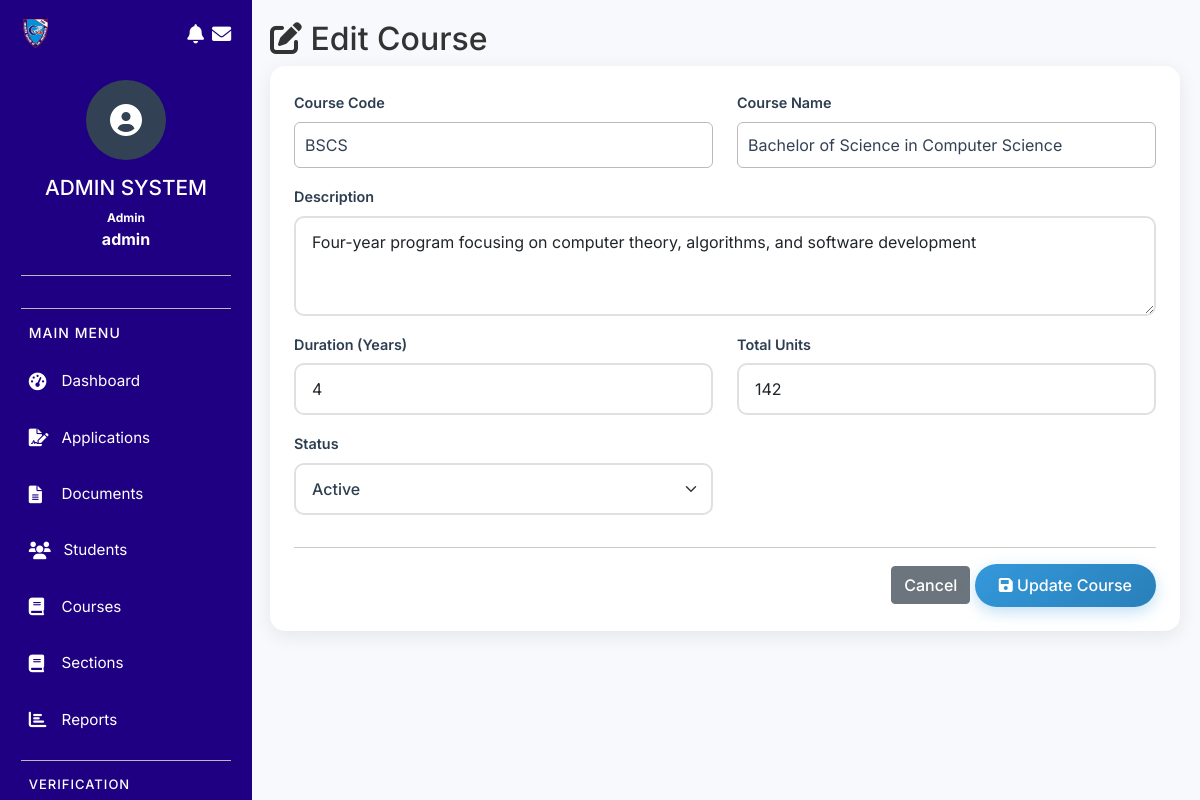
Page /modules/enrollment/admin/edit_course.php?id=1 (signed in) on the committed database.
### tables this page shows
CREATE TABLE `enr_courses` (
  `id` int(11) NOT NULL,
  `course_code` varchar(20) NOT NULL,
  `course_name` varchar(150) NOT NULL,
  `description` text DEFAULT NULL,
  `duration_years` int(11) DEFAULT 4,
  `total_units` int(11) DEFAULT NULL,
  `is_active` tinyint(4) DEFAULT 1,
  `created_at` timestamp NOT NULL DEFAULT current_timestamp()
);

### modules/enrollment/models/Course.php (called while the page is built, shortened)
<?php
require_once __DIR__ . '/../config/database.php';
class Course {
    private $conn;
    private $table = 'enr_courses';
    public function __construct() {
        $database = new Database();
        $this->conn = $database->getConnection();
    }
    public function getById($id) {
        $query = "SELECT * FROM " . $this->table . " WHERE id = :id LIMIT 1";
        $stmt = $this->conn->prepare($query);
        $stmt->bindParam(':id', $id);
        $stmt->execute();
        return $stmt->fetch(PDO::FETCH_ASSOC);
    }
}
?>

### modules/enrollment/config/database.php (called while the page is built, shortened)
<?php
class Database {
    private $host = "localhost";
    private $db_name = "sms";
    private $username = "root";
    private $password = "";
    public function getConnection() {
        $this->conn = null;
        try {
            $this->conn = new PDO("mysql:host=" . $this->host . ";dbname=" . $this->db_name,
                                  $this->username,
                                  $this->password);
            $this->conn->setAttribute(PDO::ATTR_ERRMODE, PDO::ERRMODE_EXCEPTION);
            $this->conn->exec("SET NAMES utf8");
        } catch(PDOException $exception) {
            echo "Connection error: " . $exception->getMessage();
        }
        return $this->conn;
    }
}
?>

### modules/enrollment/admin/edit_course.php (the view, shortened to what this page needs)
<?php
require_once '../config/database.php';
require_once '../models/Course.php';
$course = new Course();
$id = $_GET['id'] ?? 0;
$course_data = $course->getById($id);
?>
<!DOCTYPE html>
<html lang="en">
<head>
    <link href="https://cdn.jsdelivr.net/npm/bootstrap@5.1.3/dist/css/bootstrap.min.css" rel="stylesheet">
    <link rel="stylesheet" href="https://cdnjs.cloudflare.com/ajax/libs/font-awesome/6.0.0/css/all.min.css">
        <link rel="stylesheet" href="../css/styles.css">
</head>
<body>
    <?php include_once '../includes/sidebar_admin.php'; ?>
    <div class="content">
        <h2><i class="fas fa-edit"></i> Edit Course</h2>
        <div class="card">
            <div class="card-body">
                <form method="POST">
                    <div class="row">
                        <div class="col-md-6 mb-3">
                            <label class="form-label">Course Code</label>
                            <input type="text" name="course_code" class="form-control"
                                   value="<?php echo $course_data['course_code']; ?>" required>
                        </div>
                        <div class="col-md-6 mb-3">
                            <label class="form-label">Course Name</label>
                            <input type="text" name="course_name" class="form-control"
                                   value="<?php echo $course_data['course_name']; ?>" required>
                        </div>
                        <div class="col-md-12 mb-3">
                            <label class="form-label">Description</label>
                            <textarea name="description" class="form-control" rows="3"><?php echo $course_data['description']; ?></textarea>
                        </div>
                        <div class="col-md-6 mb-3">
                            <label class="form-label">Duration (Years)</label>
                            <input type="number" name="duration_years" class="form-control"
                                   value="<?php echo $course_data['duration_years']; ?>" min="1" max="6" required>
                        </div>
                        <div class="col-md-6 mb-3">
                            <label class="form-label">Total Units</label>
                            <input type="number" name="total_units" class="form-control"
                                   value="<?php echo $course_data['total_units']; ?>" required>
                        </div>
                        <div class="col-md-6 mb-3">
                            <label class="form-label">Status</label>
                            <select name="is_active" class="form-select">
                                <option value="1" <?php echo $course_data['is_active'] ? 'selected' : ''; ?>>Active</option>
                            </select>
                        </div>
                    </div>
                    <hr>
                    <div class="text-end">
                        <a href="courses.php" class="btn btn-secondary">Cancel</a>
                        <button type="submit" class="btn btn-primary">
                            <i class="fas fa-save"></i> Update Course
                        </button>
                    </div>
                </form>
            </div>
        </div>
    </div>
</body>
</html>

### modules/enrollment/css/pages/admindashboard.css (style rules this page uses)
.content { margin-left: 250px; padding: 20px; background-color: #f8f9fc; min-height: 100vh; transition: margin-left 0.3s ease; }
.card { border: none; border-radius: 15px; box-shadow: 0 5px 20px rgba(0, 0, 0, 0.08); transition: box-shadow 0.3s ease; }
.btn { font-weight: 500; transition: all 0.3s ease; }

### modules/enrollment/css/pages/admin-reports.css (style rules this page uses)
.card { border: none; border-radius: 15px; box-shadow: 0 5px 20px rgba(0, 0, 0, 0.08); transition: box-shadow 0.3s ease; margin-bottom: 1.5rem; }
.card-body { padding: 1.5rem; }
.form-select { border: 2px solid #e0e0e0; border-radius: 30px; padding: 0.5rem 2rem 0.5rem 1.5rem; font-weight: 500; color: #2c3e50; cursor: pointer; transition: all 0.3s ease; }
.btn-primary { background: linear-gradient(135deg, #3498db, #2980b9); border: none; padding: 0.6rem 1.5rem; border-radius: 30px; font-weight: 500; box-shadow: 0 5px 15px rgba(52, 152, 219, 0.3); transition: all 0.3s ease; }
.form-label { font-weight: 600; color: #2c3e50; font-size: 0.9rem; margin-bottom: 0.5rem; }
.form-control { border: 2px solid #e0e0e0; border-radius: 10px; padding: 0.75rem 1rem; transition: all 0.3s ease; }

### modules/enrollment/css/pages/admin-convert.css (style rules this page uses)
.form-select-lg, .form-select { border: 2px solid #e0e0e0; border-radius: 10px; padding: 0.75rem 1rem; transition: all 0.3s ease; }
.form-label { color: #2c3e50; font-size: 0.9rem; margin-bottom: 0.5rem; }

### modules/enrollment/css/pages/concerns-issue-tracking.css (style rules this page uses)
body { margin: 0; padding: 0; }
input[type="text"], textarea, select { width: 100%; padding: 10px; border-radius: 6px; border: 1px solid var(--color4); background: var(--color3); color: var(--color2); }

### modules/enrollment/css/pages/report-submission-management.css (style rules this page uses)
input[type="text"], textarea, input[type="file"] { width: 100%; padding: 10px; border-radius: 6px; border: 1px solid var(--color4); background: var(--color3); color: var(--color2); }

### modules/enrollment/css/base/variables.css (style rules this page uses)
:root { --color1: rgba(32, 0, 130, 1); --color2: rgba(51, 65, 85, 1); --color3: rgba(255, 255, 255, 1); --color4: rgba(186, 186, 186, 1); --color5: rgba(95, 95, 95, 1); --color6: rgba(51, 65, 85, 1); --color7: rgb(81, 70, 183); --color8: rgb(0, 0, 0); --color9: rgba(240, 240, 240, 1); --sidebar-width: 252px; --header-height: 60px; }

### modules/enrollment/css/base/global.css (style rules this page uses)
body { background: var(--color9); }

### rows in the picture
enr_courses: course_code "BSCS", course_name "Bachelor of Science in Computer Science", description "Four-year program focusing on computer theory, algorithms, and software development", duration_years "4", total_units "142", is_active "Active"

### other values in the picture
$admin_name "Admin"
$_SESSION['employee_id'] "admin"
